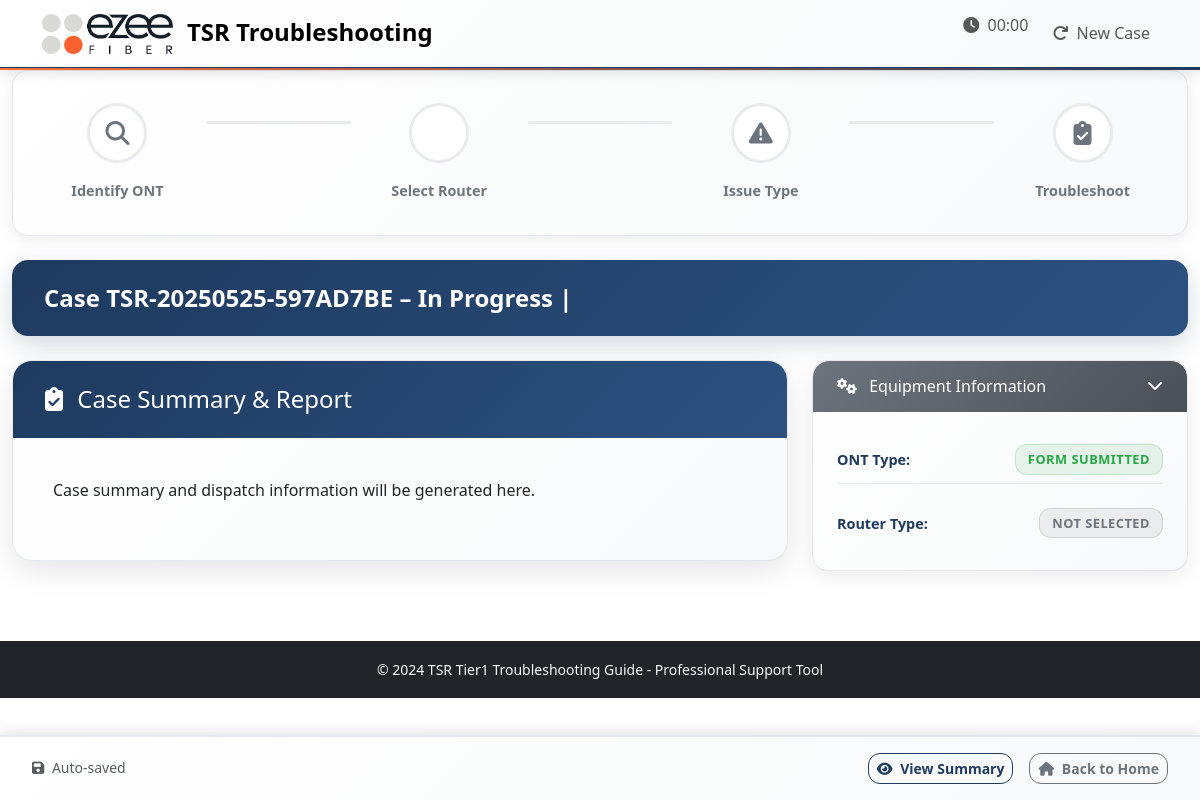
Screenshot of /troubleshoot_wizard/1?case_id=7 with the database file from the repository.
### models.py (models this page shows, shortened)
class TroubleshootingCase(db.Model):
    id = db.Column(db.Integer, primary_key=True)
    session_id = db.Column(db.String(100), nullable=False)
    case_number = db.Column(db.String(50), unique=True, nullable=False)
    customer_info = db.Column(db.Text)  # JSON string
    ont_type = db.Column(db.String(50))
    ont_id = db.Column(db.String(50))  # ONT identifier (flexible format)
    router_type = db.Column(db.String(50))
    router_id = db.Column(db.String(50))  # Router identifier (flexible format)
    issue_type = db.Column(db.String(100))
    resolution = db.Column(db.String(200))
    status = db.Column(db.String(20), default='in_progress')  # in_progress, resolved, escalated, unresolved
    created_at = db.Column(db.DateTime, default=datetime.utcnow)
    completed_at = db.Column(db.DateTime)
    start_time = db.Column(db.Float)  # timestamp
    end_time = db.Column(db.Float)  # timestamp

### routes.py (the view)
@app.route('/troubleshoot_wizard/<int:step>')
def troubleshoot_wizard_step(step):
    case_id = request.args.get('case_id') or session.get('case_id')
    if not case_id:
        recent_case = TroubleshootingCase.query.filter_by(status='in_progress').order_by(TroubleshootingCase.created_at.desc()).first()
        if recent_case:
            return redirect(url_for('troubleshoot_wizard_step', step=step, case_id=recent_case.id))
        else:
            return redirect(url_for('index'))
    session['case_id'] = case_id
    case = TroubleshootingCase.query.get_or_404(case_id)
    step_titles = {
        1: "Equipment Identification",
        2: "Router Selection",
        3: "Run Diagnostics",
        4: "Log & Report"
    }
    return render_template('troubleshoot_wizard.html',
                         case=case,
                         current_step=step,
                         step_titles=step_titles)

### templates/troubleshoot_wizard.html (shortened to what this page needs)
{% extends "base.html" %}
{% block content %}
<div class="container-fluid">
    <div class="wizard-progress mb-4">
        <div class="progress-container">
            <div class="step-item {{ 'active' if step == 'ont_selection' else ('completed' if step in ['router_selection', 'issue_selection'] else '') }}" data-step="1">
                <div class="step-circle">
                    <i class="fas fa-search"></i>
                </div>
                <span class="step-label">Identify ONT</span>
            </div>
            <div class="step-connector {{ 'completed' if step in ['router_selection', 'issue_selection'] else '' }}"></div>
            <div class="step-item {{ 'active' if step == 'router_selection' else ('completed' if step == 'issue_selection' else '') }}" data-step="2">
                <div class="step-circle">
                </div>
                <span class="step-label">Select Router</span>
            </div>
            <div class="step-connector {{ 'completed' if step == 'issue_selection' else '' }}"></div>
            <div class="step-item {{ 'active' if step == 'issue_selection' else '' }}" data-step="3">
                <div class="step-circle">
                    <i class="fas fa-exclamation-triangle"></i>
                </div>
                <span class="step-label">Issue Type</span>
            </div>
            <div class="step-connector"></div>
            <div class="step-item" data-step="4">
                <div class="step-circle">
                    <i class="fas fa-clipboard-check"></i>
                </div>
                <span class="step-label">Troubleshoot</span>
            </div>
        </div>
    </div>
    <div class="case-header mb-4">
        <h2 class="case-title">
            Case {{ case.case_number }} – In Progress |
        </h2>
    </div>
    <div class="row">
        <div class="col-lg-8">
            {% if step == 'ont_selection' %}
            <div class="wizard-card">
                <div class="card-header">
                    <h4 class="mb-0">
                        <i class="fas fa-search me-2"></i>
                        Step 1: Select ONT Type
                        <button type="button" class="btn btn-link p-0 ms-2" data-bs-toggle="tooltip"
                                title="Look for the ONT device (small white/black box) usually mounted on the wall where fiber enters the home. Check the label on the device for the type information.">
                            <i class="fas fa-info-circle text-muted"></i>
                        </button>
                    </h4>
                </div>
                <div class="card-body">
                    <form method="POST" action="{{ url_for('troubleshoot_wizard_post', case_id=case.id) }}" id="ontForm">
                        <script>
                        // Store case ID in localStorage
                        localStorage.setItem('tsr_case_id', '{{ case.id }}');
                        localStorage.setItem('tsr_case_timestamp', Date.now());
                        // Check for session expiry and redirect with case ID
                        function checkSession() {
                            if (window.location.search.indexOf('case_id=') === -1) {
                                const caseId = localStorage.getItem('tsr_case_id');
                                if (caseId) {
                                    window.location.href = window.location.pathname + '?case_id=' + caseId;
                                }
                            }
                        }
                        // Run session check periodically
                        setInterval(checkSession, 1000);
                        // If page shows session error, auto-recover
                        window.addEventListener('load', function() {
                            const alerts = document.querySelectorAll('.alert');
                            alerts.forEach(function(alert) {
                                if (alert.textContent.includes('Session') || alert.textContent.includes('expired')) {
                                    window.location.href = '/recover_session';
                                }
                            });
                        });
                        </script>
                        <input type="hidden" name="case_id" value="{{ case.id }}">
                        <div class="mb-4">
                            <label class="form-label required mb-4">Select ONT Type</label>
                            <div class="cool-button-grid">
                                <button type="button" class="cool-equipment-btn nokia-btn {{ 'active' if case.ont_type == 'Nokia (Altiplano)' else '' }}" data-value="Nokia (Altiplano)" data-target="ont_type">
                                    <div class="btn-icon">
                                        <i class="fas fa-network-wired"></i>
                                    </div>
                                    <div class="btn-content">
                                        <h5>NOKIA</h5>
                                        <span>Altiplano ONT</span>
                                    </div>
                                    <div class="btn-arrow">
                                        <i class="fas fa-chevron-right"></i>
                                    </div>
                                </button>
                                <button type="button" class="cool-equipment-btn calix-btn {{ 'active' if case.ont_type == 'Calix (SMX)' else '' }}" data-value="Calix (SMX)" data-target="ont_type">
                                    <div class="btn-icon">
                                        <i class="fas fa-microchip"></i>
                                    </div>
                                    <div class="btn-content">
                                        <h5>CALIX</h5>
                                        <span>SMX Series</span>
                                    </div>
                                    <div class="btn-arrow">
                                        <i class="fas fa-chevron-right"></i>
                                    </div>
                                </button>
                                <button type="button" class="cool-equipment-btn dzs-btn {{ 'active' if case.ont_type == 'DZS' else '' }}" data-value="DZS" data-target="ont_type">
                                    <div class="btn-icon">
                                        <i class="fas fa-server"></i>
                                    </div>
                                    <div class="btn-content">
                                        <h5>DZS</h5>
                                        <span>ONT Device</span>
                                    </div>
                                    <div class="btn-arrow">
                                        <i class="fas fa-chevron-right"></i>
                                    </div>
                                </button>
                            </div>
                            <input type="hidden" name="ont_type" id="ont_type_input" value="{{ case.ont_type or '' }}" required>
                        </div>
                        <div class="wizard-actions mt-4">
                            <button type="button" class="btn btn-outline-secondary" onclick="window.location.href='{{ url_for('index') }}'">
                                <i class="fas fa-home me-2"></i>
                                Back to Home
                            </button>
                        </div>
                    </form>
                </div>
            </div>
            {% else %}
            <div class="wizard-card">
                <div class="card-header">
                    <h4 class="mb-0">
                        <i class="fas fa-clipboard-check me-2"></i>
                        Case Summary & Report
                    </h4>
                </div>
                <div class="card-body">
                    <div class="summary-report">
                        <p>Case summary and dispatch information will be generated here.</p>
                    </div>
                </div>
            </div>
            {% endif %}
        </div>
        <div class="col-lg-4">
            <div class="side-panel">
                <div class="info-card">
                    <div class="card-header collapsible" data-bs-toggle="collapse" data-bs-target="#equipmentInfo">
                        <h6 class="mb-0">
                            <i class="fas fa-cogs me-2"></i>
                            Equipment Information
                            <i class="fas fa-chevron-down float-end"></i>
                        </h6>
                    </div>
                    <div class="collapse show" id="equipmentInfo">
                        <div class="card-body">
                            <div class="info-grid">
                                <div class="info-item">
                                    <span class="info-label">ONT Type:</span>
                                    <span class="info-value status-badge {{ 'badge-success' if case.ont_type else 'badge-neutral' }}">
                                        {{ case.ont_type or 'Not selected' }}
                                    </span>
                                </div>
                                <div class="info-item">
                                    <span class="info-label">Router Type:</span>
                                    <span class="info-value status-badge {{ 'badge-success' if case.router_type else 'badge-neutral' }}">
                                        {{ case.router_type or 'Not selected' }}
                                    </span>
                                </div>
                            </div>
                        </div>
                    </div>
                </div>
            </div>
        </div>
    </div>
    <div class="sticky-footer">
        <div class="footer-content">
            <div class="footer-left">
                <span class="text-muted small">
                    <i class="fas fa-save me-1"></i>
                    Auto-saved
                </span>
            </div>
            <div class="footer-right">
                <a href="{{ url_for('case_summary', case_id=case.id) }}" class="btn btn-outline-primary btn-sm me-2">
                    <i class="fas fa-eye me-1"></i>
                    View Summary
                </a>
                <a href="{{ url_for('index') }}" class="btn btn-outline-secondary btn-sm">
                    <i class="fas fa-home me-1"></i>
                    Back to Home
                </a>
            </div>
        </div>
    </div>
</div>
{% endblock %}

### rows the page displays
TroubleshootingCase: case_number "TSR-20250525-597AD7BE", ont_type "FORM SUBMITTED", router_type "NOT SELECTED"
